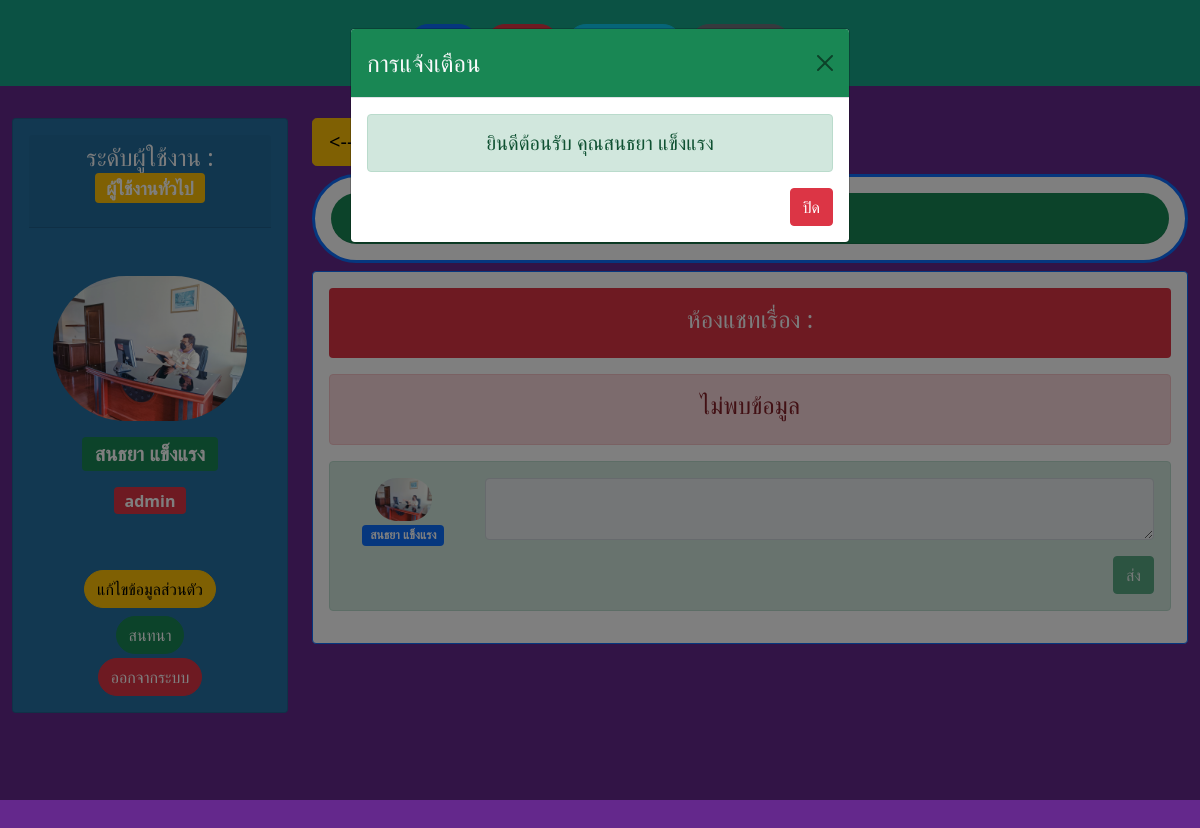
Screenshot of /users/users-chat-room.php (signed in) with the database file from the repository.
### tables this page shows
CREATE TABLE `users` (
  `id_user` int(5) NOT NULL COMMENT 'รหัส',
  `usernames` varchar(50) NOT NULL COMMENT 'ชื่อผู้ใช้งาน',
  `passwords` varchar(50) NOT NULL COMMENT 'รหัสผ่าน',
  `fname` varchar(100) NOT NULL COMMENT 'ชื่อ',
  `lname` varchar(100) NOT NULL COMMENT 'นามสกุล',
  `tel` text NOT NULL,
  `address` text NOT NULL COMMENT 'ที่อยู่',
  `pic` varchar(100) NOT NULL DEFAULT 'pic_default.jpg' COMMENT 'รูป',
  `birthday` date NOT NULL,
  `user_level` int(1) NOT NULL DEFAULT '0' COMMENT 'ระดับผู้ใช้งาน'
);

### users/users-chat-room.php (the view, shortened to what this page needs)
<?php
require ('../dbcon.php');
?>
<!doctype html>
<html lang="en">
  <head>
      <link href="../css/bootstrap.min.css" rel="stylesheet">
  </head>
  <body style="height: 5000px; padding-top: 70px;background: rgb(100, 40, 140);">
    <div class="container-fluid">
     <?php include 'nav-user.php'; ?>
     <div class="row justify-content-center">
       <div class="col-md-3 d-none d-lg-block">
          <?php include 'nav-left.php'; ?>
       </div>
       <div class="col-md-9">
          <a href="users-add-chat-room.php" class="btn btn-warning btn-lg"><--- Back</a>
          <div class="card border-primary border-3 rounded-pill my-2">
            <div class="card-body">
              <h3 class="card-header bg-success text-center text-light rounded-pill">ห้องแชท</h3>
            </div>
          </div>
          <div class="card border-primary">
            <div class="card-body">
              <?php
              $id_chat_room=$_GET['id_chat_room'];
              $sql="SELECT * FROM chat_room WHERE id_chat_room = '$id_chat_room' ";
              $result=mysqli_query($conn,$sql);
              $row_chat_room=mysqli_fetch_object($result);
               ?>
              <div class="alert bg-danger text-center">
                <h4 class="alert-heading text-light">ห้องแชทเรื่อง : <?php echo $row_chat_room->chat_room_name; ?></h4>
              </div>
            <?php
            $id_chat_room=$_GET['id_chat_room'];
            $sql="SELECT * FROM chat_detail,users WHERE users.id_user=chat_detail.id_user  and chat_detail.id_chat_room = '$id_chat_room' ORDER BY chat_detail.chat_datetime ASC";
            $result=mysqli_query($conn,$sql);
            $count=mysqli_num_rows($result);
            if ($count==0) { ?>
              <div class="card alert-danger">
                <div class="card-body">
                  <h4 class="alert-heading text-center">ไม่พบข้อมูล</h4>
                </div>
              </div>
           <?php }
             ?>
              <div class="card alert-success my-3">
                <div class="card-body">
                  <div class="row">
                    <div class="col-2">
                      <div class="d-flex flex-column align-items-center ">
                        <img src="../uploads/<?php echo $row->pic;?>" alt="" class="w-50 rounded-pill">
                        <span class="badge bg-primary mt-1"><?php echo $row->fname." ".$row->lname; ?></span>
                      </div>
                    </div>
                    <div class="col-10">
                      <form action="sql/insert-chat-detail.php" method="post" enctype="multipart/form-data">
                          <textarea class="form-control" name="chat_topic" <?php if($row_chat_room->char_room_status==0){ echo "disabled";}?>></textarea>
                          <button class="btn btn-success float-end mt-3" <?php if($row_chat_room->char_room_status==0){ echo "disabled";}?>>ส่ง</button>
                      </form>
                    </div>
                  </div>
                </div>
              </div>
            </div>
          </div>
       </div>
     </div>
    </div>
  <?php include '../alert-modal.php'; ?>
  </body>
</html>

### users/nav-left.php
<div class="card text-light d-none d-lg-block" style="background-color: rgb(36, 113, 163);" >
	<div class="card-body">
		<h4 class="card-header text-center">ระดับผู้ใช้งาน :
			<p class="badge bg-warning">ผู้ใช้งานทั่วไป</p>
		</h4>
	    <div class="d-flex flex-column align-items-center text-center">
        	<img class="rounded-pill mt-5" width="80%" src="../uploads/<?php echo $row->pic;?>">
	          <p class="form-label badge bg-success fs-5 font-weight-bold mt-3"><?php echo $row->fname." ".$row->lname; ?></p>
	          <p class="form-label badge fs-6 mt-2 <?php if($row->user_level==1){echo "bg-danger";}else{echo "bg-warning";} ?>"><?php echo $row->usernames; ?></p>
        	<div class="mt-5">
            	<a href="edit-user.php" class="btn btn-warning rounded-pill">แก้ไขข้อมูลส่วนตัว</a>
          	</div>
          	<div class="mt-2">
          		<a href="users-add-chat-room.php" class="btn btn-success rounded-pill">สนทนา</a>
          	</div>
	        <div class="mt-1">
	            <a href="../logout.php" class="btn btn-danger rounded-pill">ออกจากระบบ</a>
	        </div>
        </div>
	</div>
</div>

### rows the page displays
users: pic (picture), fname "สนธยา", lname "แข็งแรง", usernames "admin"

### other values shown
$_SESSION['ok'] "ยินดีต้อนรับ คุณสนธยา แข็งแรง"
